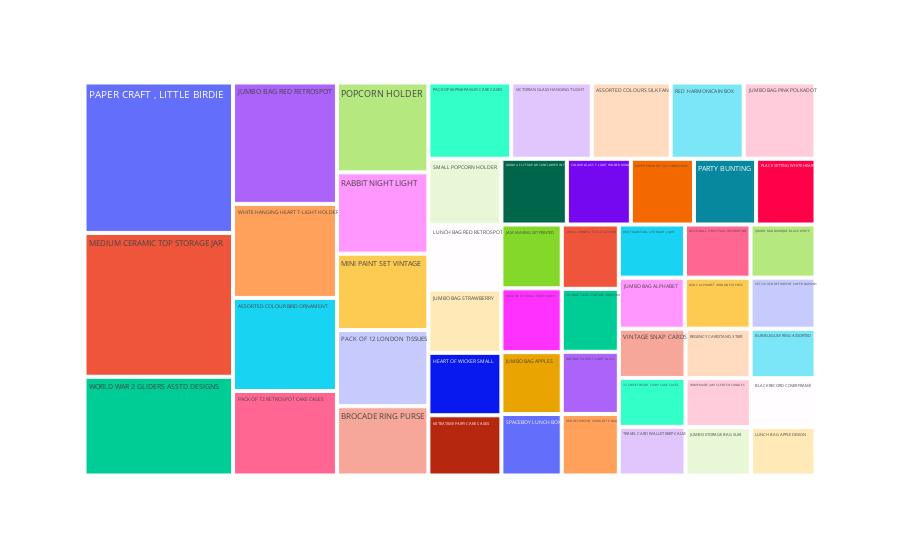

Notebook source saved alongside this figure:
### Markdown cell above
### 4.2.1  TOP 50 Produto mais vendido

### Code cell
aux = df3[['item_name', 'quantity']].groupby('item_name').sum().reset_index()
aux = aux.sort_values( 'quantity', ascending=False).head(50)

fig = px.treemap( aux, path=['item_name'], values='quantity')
fig.show()

### Figure 1 — Plotly figure (JSON) as saved in the notebook; plotly's stock layout.template omitted (floating-point values rounded to 4 significant figures)
{"data": [{"branchvalues": "total", "domain": {"x": [0, 1], "y": [0, 1]}, "hovertemplate": "labels=%{label}<br>quantity=%{value}<br>parent=%{parent}<br>id=%{id}<extra></extra>", "ids": ["60 CAKE CASES VINTAGE CHRISTMAS", "60 TEATIME FAIRY CAKE CASES", "72 SWEETHEART FAIRY CAKE CASES", "ANTIQUE SILVER T-LIGHT GLASS", "ASSORTED COLOUR BIRD ORNAMENT", "ASSORTED COLOURS SILK FAN", "BLACK RECORD COVER FRAME", "BROCADE RING PURSE", "BUBBLEGUM RING ASSORTED", "COLOUR GLASS T-LIGHT HOLDER HANGING", "DISCO BALL CHRISTMAS DECORATION", "GIRLS ALPHABET IRON ON PATCHES", "GROW A FLYTRAP OR SUNFLOWER IN TIN", "HEART OF WICKER SMALL", "HOMEMADE JAM SCENTED CANDLES", "JAM MAKING SET PRINTED", "JUMBO  BAG BAROQUE BLACK WHITE", "JUMBO BAG ALPHABET", "JUMBO BAG APPLES", "JUMBO BAG PINK POLKADOT", "JUMBO BAG RED RETROSPOT", "JUMBO BAG STRAWBERRY", "JUMBO STORAGE BAG SUKI", "LUNCH BAG APPLE DESIGN", "LUNCH BAG RED RETROSPOT", "MEDIUM CERAMIC TOP STORAGE JAR", "MINI PAINT SET VINTAGE", "PACK OF 12 LONDON TISSUES", "PACK OF 60 PINK PAISLEY CAKE CASES", "PACK OF 72 RETROSPOT CAKE CASES", "PACK OF 72 SKULL CAKE CASES", "PAPER CHAIN KIT 50'S CHRISTMAS", "PAPER CRAFT , LITTLE BIRDIE", "PARTY BUNTING", "PLACE SETTING WHITE HEART", "POPCORN HOLDER", "RABBIT NIGHT LIGHT", "RED  HARMONICA IN BOX", "RED RETROSPOT CHARLOTTE BAG", "RED TOADSTOOL LED NIGHT LIGHT", "REGENCY CAKESTAND 3 TIER", "SET/20 RED RETROSPOT PAPER NAPKINS", "SMALL CHINESE STYLE SCISSOR", "SMALL POPCORN HOLDER", "SPACEBOY LUNCH BOX", "TRAVEL CARD WALLET KEEP CALM", "VICTORIAN GLASS HANGING T-LIGHT", "VINTAGE SNAP CARDS", "WHITE HANGING HEART T-LIGHT HOLDER", "WORLD WAR 2 GLIDERS ASSTD DESIGNS"], "labels": ["60 CAKE CASES VINTAGE CHRISTMAS", "60 TEATIME FAIRY CAKE CASES", "72 SWEETHEART FAIRY CAKE CASES", "ANTIQUE SILVER T-LIGHT GLASS", "ASSORTED COLOUR BIRD ORNAMENT", "ASSORTED COLOURS SILK FAN", "BLACK RECORD COVER FRAME", "BROCADE RING PURSE", "BUBBLEGUM RING ASSORTED", "COLOUR GLASS T-LIGHT HOLDER HANGING", "DISCO BALL CHRISTMAS DECORATION", "GIRLS ALPHABET IRON ON PATCHES", "GROW A FLYTRAP OR SUNFLOWER IN TIN", "HEART OF WICKER SMALL", "HOMEMADE JAM SCENTED CANDLES", "JAM MAKING SET PRINTED", "JUMBO  BAG BAROQUE BLACK WHITE", "JUMBO BAG ALPHABET", "JUMBO BAG APPLES", "JUMBO BAG PINK POLKADOT", "JUMBO BAG RED RETROSPOT", "JUMBO BAG STRAWBERRY", "JUMBO STORAGE BAG SUKI", "LUNCH BAG APPLE DESIGN", "LUNCH BAG RED RETROSPOT", "MEDIUM CERAMIC TOP STORAGE JAR", "MINI PAINT SET VINTAGE", "PACK OF 12 LONDON TISSUES", "PACK OF 60 PINK PAISLEY CAKE CASES", "PACK OF 72 RETROSPOT CAKE CASES", "PACK OF 72 SKULL CAKE CASES", "PAPER CHAIN KIT 50'S CHRISTMAS", "PAPER CRAFT , LITTLE BIRDIE", "PARTY BUNTING", "PLACE SETTING WHITE HEART", "POPCORN HOLDER", "RABBIT NIGHT LIGHT", "RED  HARMONICA IN BOX", "RED RETROSPOT CHARLOTTE BAG", "RED TOADSTOOL LED NIGHT LIGHT", "REGENCY CAKESTAND 3 TIER", "SET/20 RED RETROSPOT PAPER NAPKINS", "SMALL CHINESE STYLE SCISSOR", "SMALL POPCORN HOLDER", "SPACEBOY LUNCH BOX", "TRAVEL CARD WALLET KEEP CALM", "VICTORIAN GLASS HANGING T-LIGHT", "VINTAGE SNAP CARDS", "WHITE HANGING HEART T-LIGHT HOLDER", "WORLD WAR 2 GLIDERS ASSTD DESIGNS"], "name": "", "parents": ["", "", "", "", "", "", "", "", "", "", "", "", "", "", "", "", "", "", "", "", "", "", "", "", "", "", "", "", "", "", "", "", "", "", "", "", "", "", "", "", "", "", "", "", "", "", "", "", "", ""], "type": "treemap", "values": [13019, 15937, 11822, 12865, 35044, 21816, 11402, 22963, 11639, 15259, 12618, 12192, 15604, 16531, 11588, 13958, 12513, 12197, 13527, 19845, 45715, 16725, 11453, 11385, 17136, 77436, 25320, 25249, 22872, 31821, 13949, 15051, 80995, 14817, 14157, 29795, 26944, 20177, 12739, 12739, 11677, 12013, 13308, 17488, 13441, 11769, 22271, 11904, 35425, 53167]}], "layout": {"legend": {"tracegroupgap": 0}, "margin": {"t": 60}}}
